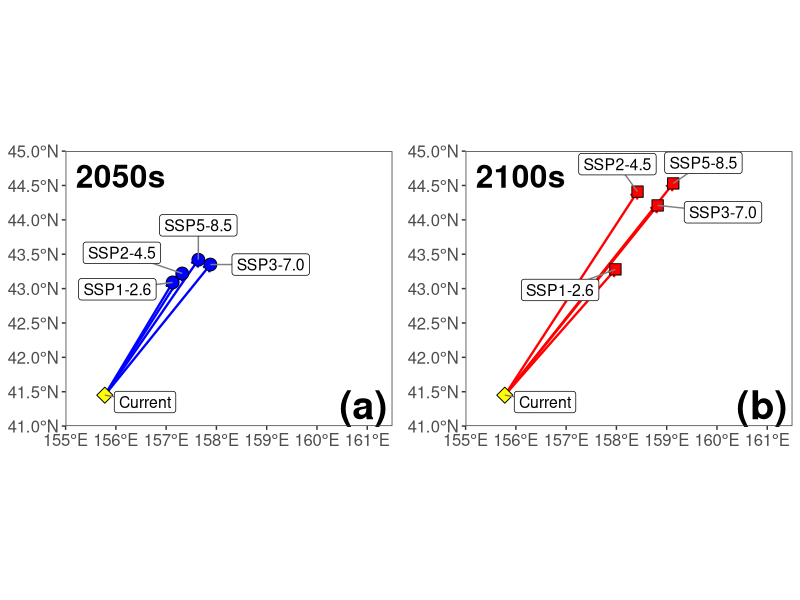
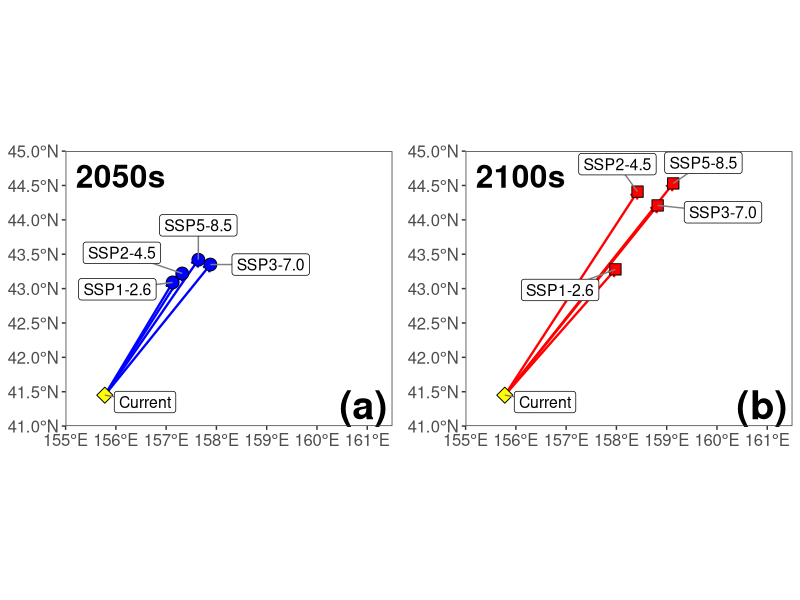

Recreate these plots in R, in order.
# ===================================================================
# Script to Plot Habitat Centroid Shifts for Pacific Saury
# This script generates a two-panel figure showing the projected migration
# of the habitat centroid from the current period to the 2050s and 2100s
# under different Shared Socioeconomic Pathways (SSPs).
# ===================================================================

# 1. Load Necessary Libraries
# -------------------------------------------------------------------
library(ggplot2)
library(sf)
library(rnaturalearth)
library(rnaturalearthdata)
library(dplyr)
library(cowplot) # Used to combine the two plots

# ===================================================================
# 2. Define Core Data
# The centroid coordinates and label positions are hardcoded for reproducibility.
# ===================================================================

# --- Main centroid data ---
centroid_data <- data.frame(
  Scenario = c("Current", "2050s (SSP1-2.6)", "2050s (SSP2-4.5)", "2050s (SSP3-7.0)", "2050s (SSP5-8.5)", 
               "2100s (SSP1-2.6)", "2100s (SSP2-4.5)", "2100s (SSP3-7.0)", "2100s (SSP5-8.5)"),
  Centroid_Longitude = c(155.78, 157.13, 157.32, 157.88, 157.64,
                         157.98, 158.42, 158.82, 159.13),
  Centroid_Latitude = c(41.45, 43.09, 43.22, 43.35, 43.42,
                        43.28, 44.41, 44.21, 44.53)
)

# --- Nudge values for positioning labels to avoid overlap ---
nudge_values <- data.frame(
  Scenario = c("Current", "2050s (SSP1-2.6)", "2050s (SSP2-4.5)", "2050s (SSP3-7.0)", "2050s (SSP5-8.5)", 
               "2100s (SSP1-2.6)", "2100s (SSP2-4.5)", "2100s (SSP3-7.0)", "2100s (SSP5-8.5)"),
  nudge_x = c(0.8, -1.1, -1.2, 1.2, 0, -1.1, -0.4, 1.3, 0.6),
  nudge_y = c(-0.1, -0.1, 0.3, 0, 0.5, -0.3, 0.4, -0.1, 0.3)
)

# ===================================================================
# 3. Data Preparation
# Prepare the data frame for plotting by adding helper columns.
# ===================================================================
cat("Preparing data for plotting...\n")
centroid_data <- left_join(centroid_data, nudge_values, by = "Scenario")
centroid_data$label_lon <- centroid_data$Centroid_Longitude + centroid_data$nudge_x
centroid_data$label_lat <- centroid_data$Centroid_Latitude + centroid_data$nudge_y

# Create columns for 'Period' and 'SSP' to use for grouping and coloring
centroid_data$Period <- ifelse(grepl("2050s", centroid_data$Scenario), "2050s", 
                               ifelse(grepl("2100s", centroid_data$Scenario), "2100s", "Current"))
centroid_data$SSP <- gsub(".*\\((SSP.*)\\).*", "\\1", centroid_data$Scenario)
centroid_data$SSP[centroid_data$Period == "Current"] <- "Current"

# Get world map data and define plot limits
world_map <- ne_countries(scale = "medium", returnclass = "sf")
current_coords <- subset(centroid_data, Period == "Current")
x_limits <- c(155, 161.5)
y_limits <- c(41, 45)

# ===================================================================
# 4. Create the Plots
# Generate two separate plots: one for the 2050s and one for the 2100s.
# ===================================================================

# --- Plot 1: 2050s Centroid Shift ---
cat("Generating plot for the 2050s...\n")
data_2050 <- subset(centroid_data, Period %in% c("Current", "2050s"))
p_2050 <- ggplot(data = data_2050) +
  geom_sf(data = world_map, fill = "grey85", color = "white") +
  geom_segment(data = subset(data_2050, Period == "2050s"),
               aes(x = current_coords$Centroid_Longitude, y = current_coords$Centroid_Latitude, 
                   xend = Centroid_Longitude, yend = Centroid_Latitude),
               arrow = arrow(length = unit(0.2, "cm")), color = "blue", linewidth = 0.8) +
  geom_point(aes(x = Centroid_Longitude, y = Centroid_Latitude, shape = Period, fill = Period), size = 4, color = "black") +
  geom_segment(aes(x = Centroid_Longitude, y = Centroid_Latitude, xend = label_lon, yend = label_lat), color = "grey50", linewidth = 0.5) +
  geom_label(aes(x = label_lon, y = label_lat, label = SSP), size = 4) +
  scale_shape_manual(values = c("Current" = 23, "2050s" = 21)) +
  scale_fill_manual(values = c("Current" = "yellow", "2050s" = "blue")) +
  annotate("text", x = x_limits[1] + 0.2, y = y_limits[2] - 0.2, label = "2050s", hjust = 0, vjust = 1, size = 8, fontface = "bold") +
  annotate("text", x = x_limits[2] - 0.1, y = y_limits[1] + 0.1, label = "(a)", hjust = 1, vjust = 0, size = 10, fontface = "bold") +
  coord_sf(xlim = x_limits, ylim = y_limits, expand = FALSE) +
  theme_bw() +
  labs(x = NULL, y = NULL) +
  theme(legend.position = "none", panel.grid = element_blank(), 
        axis.text = element_text(size = 12, face = "bold"))

# --- Plot 2: 2100s Centroid Shift ---
cat("Generating plot for the 2100s...\n")
data_2100 <- subset(centroid_data, Period %in% c("Current", "2100s"))
p_2100 <- ggplot(data = data_2100) +
  geom_sf(data = world_map, fill = "grey85", color = "white") +
  geom_segment(data = subset(data_2100, Period == "2100s"),
               aes(x = current_coords$Centroid_Longitude, y = current_coords$Centroid_Latitude, 
                   xend = Centroid_Longitude, yend = Centroid_Latitude),
               arrow = arrow(length = unit(0.2, "cm")), color = "red", linewidth = 0.8) +
  geom_point(aes(x = Centroid_Longitude, y = Centroid_Latitude, shape = Period, fill = Period), size = 4, color = "black") +
  geom_segment(aes(x = Centroid_Longitude, y = Centroid_Latitude, xend = label_lon, yend = label_lat), color = "grey50", linewidth = 0.5) +
  geom_label(aes(x = label_lon, y = label_lat, label = SSP), size = 4) +
  scale_shape_manual(values = c("Current" = 23, "2100s" = 22)) +
  scale_fill_manual(values = c("Current" = "yellow", "2100s" = "red")) +
  annotate("text", x = x_limits[1] + 0.2, y = y_limits[2] - 0.2, label = "2100s", hjust = 0, vjust = 1, size = 8, fontface = "bold") +
  annotate("text", x = x_limits[2] - 0.1, y = y_limits[1] + 0.1, label = "(b)", hjust = 1, vjust = 0, size = 10, fontface = "bold") +
  coord_sf(xlim = x_limits, ylim = y_limits, expand = FALSE) +
  theme_bw() +
  labs(x = NULL, y = NULL) +
  theme(legend.position = "none", panel.grid = element_blank(),
        axis.text = element_text(size = 12, face = "bold"))

# ===================================================================
# 5. Combine and Save the Final Figure
# ===================================================================
cat("Combining plots into a single figure...\n")
final_plot <- plot_grid(p_2050, p_2100, ncol = 2)

# Save the combined plot to a file
ggsave("Figure_Centroid_Shift.png", final_plot, width = 16, height = 8, dpi = 300)

cat("Process complete. Final plot saved as 'Figure_Centroid_Shift.png'.\n")
print(final_plot)
